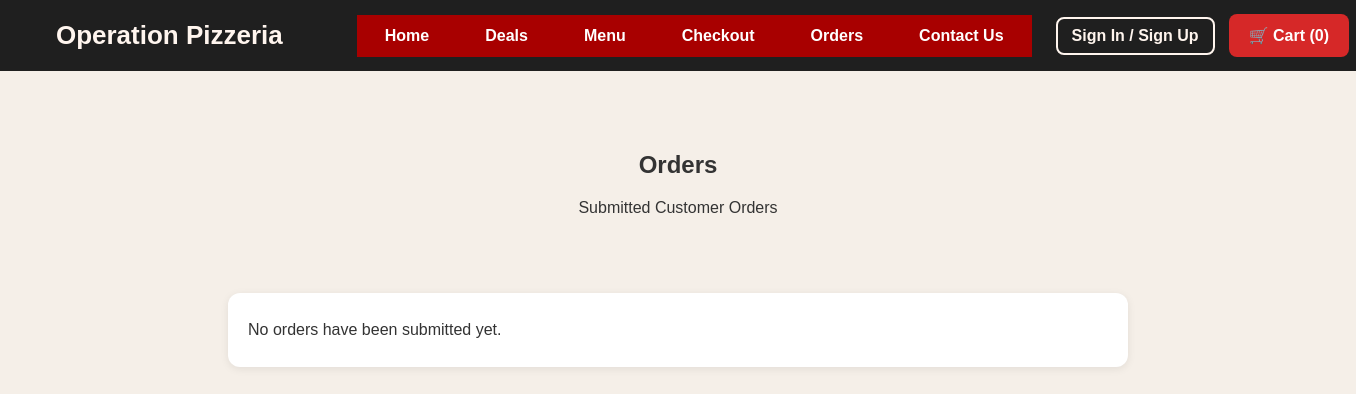
The page /orders on the database as committed earlier.
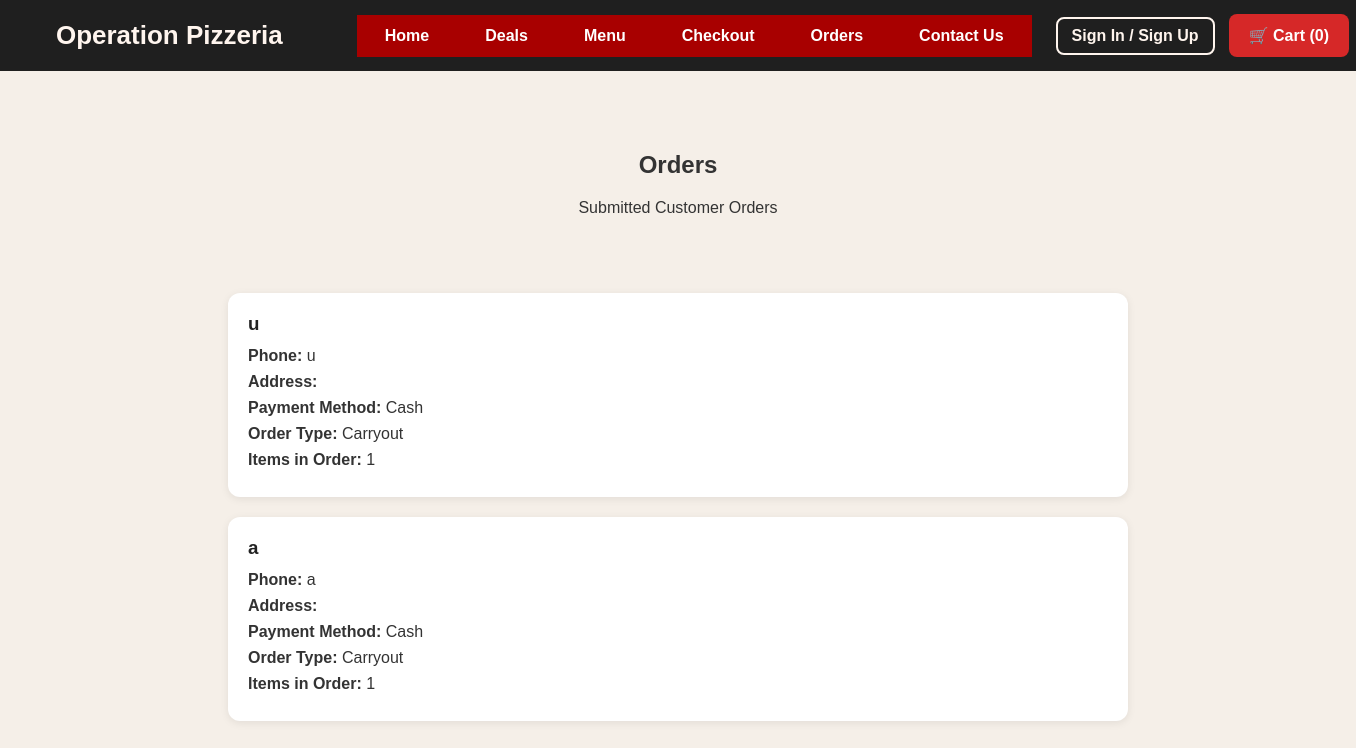
The same page on the database as committed later.
### tables this page shows
CREATE TABLE orders (
        order_id INTEGER PRIMARY KEY AUTOINCREMENT,
        customer_name TEXT NOT NULL,
        phone TEXT NOT NULL,
        pizza_type TEXT NOT NULL,
        pizza_size TEXT NOT NULL,
        quantity INTEGER NOT NULL,
        address TEXT NOT NULL,
        payment_method TEXT NOT NULL,
        order_type TEXT NOT NULL
    );

### app.py (the view)
@app.route("/orders")
def orders():
    conn = get_db_connection()
    orders = conn.execute("SELECT * FROM orders").fetchall()
    conn.close()
    return render_template(
        "orders.html",
        orders=orders,
        cart_count=get_cart_count()
    )

### app.py (called while the page is built, shortened)
def get_db_connection():
    conn = sqlite3.connect("pizzeria.db")
    conn.row_factory = sqlite3.Row
    return conn

@app.before_request
def load_logged_in_user():
    user_id = session.get("user_id")
    if user_id is None:
        g.user = None

def get_cart_count():
    cart = session.get("cart", [])
    return len(cart)

### templates/orders.html
{% extends "base.html" %}
{% block content %}
    <main class="hero">
        <h2>Orders</h2>
        <p>Submitted Customer Orders</p>
    </main>
    <section class="orders-list">
        {% if orders %}
            {% for order in orders %}
                <div class="order-card">
                    <h3>{{ order.customer_name }}</h3>
                    <p><strong>Phone:</strong> {{ order.phone }}</p>
                    <p><strong>Address:</strong> {{ order.address }}</p>
                    <p><strong>Payment Method:</strong> {{ order.payment_method|title }}</p>
                    <p><strong>Order Type:</strong> {{ order.order_type|title }}</p>
                    <p><strong>Items in Order:</strong> {{ order.quantity }}</p>
                </div>
            {% endfor %}
        {% else %}
            <div class="order-card">
                <p>No orders have been submitted yet.</p>
            </div>
        {% endif %}
    </section>
{% endblock %}

### templates/base.html (shortened to what this page needs)
<!DOCTYPE html>
<html lang="en">
<head>
    <link rel="stylesheet" href="{{ url_for('static', filename='style.css') }}">
</head>
<body>
<header class="top-header">
    <div class="container">
        <a href="/" class="logo">Operation Pizzeria</a>
        {% if not g.user or g.user["role"] != "admin" %}
        <nav class="main-nav">
            <a href="/">Home</a>
            <a href="/deals">Deals</a>
            <a href="/menu">Menu</a>
            <a href="/order">Checkout</a>
            <a href="/orders">Orders</a>
            <a href="/contact">Contact Us</a>
        </nav>
        {% endif %}
        <div class="nav-right">
            <div class="account-links">
    {% if g.user %}
        {% if g.user["role"] == "admin" %}
            <a href="{{ url_for('home') }}" class="auth-link">View Storefront</a>
            <a href="{{ url_for('admin_dashboard') }}" class="auth-link">Admin Dashboard</a>
        {% else %}
            <a href="{{ url_for('customer_dashboard') }}" class="auth-link">My Account</a>
        {% endif %}
        <a href="{{ url_for('logout') }}" class="auth-link logout">Logout</a>
    {% else %}
        <a href="{{ url_for('login') }}" class="auth-link">Sign In / Sign Up</a>
    {% endif %}
    {% if not g.user or g.user["role"] != "admin" %}
        <a href="{{ url_for('cart') }}" class="cart-button">
            🛒 Cart ({{ cart_count|default(0) }})
        </a>
    {% endif %}
</div>
        </div>
    </div>
</header>
{% block content %}{% endblock %}
</body>
</html>

### static/style.css (style rules this page uses)
body { font-family: Arial, sans-serif; margin: 0; background-color: #f5efe8; color: #333; }
html { overflow-y: scroll; }
.container { width: 96%; max-width: 1400px; margin: 0 auto; }
.top-header { background-color: #1f1f1f; padding: 14px 30px; }
.top-header .container { display: flex; align-items: center; justify-content: space-between; gap: 24px; flex-wrap: nowrap; }
.main-nav { display: flex; align-items: center; gap: 0; flex-wrap: nowrap; }
.logo { text-decoration: none; color: #fff5ee; font-size: 26px; font-weight: bold; white-space: nowrap; margin-right: 50px; transition: color 0.25s ease; }
.main-nav { display: flex; gap: 0; flex-wrap: nowrap; }
.main-nav a { background-color: #a80000; color: white; text-decoration: none; padding: 12px 28px; font-weight: bold; white-space: nowrap; }
.nav-right { display: flex; align-items: center; gap: 18px; margin-left: auto; flex-wrap: nowrap; }
.nav-right a { text-decoration: none; white-space: nowrap; transition: all 0.25s ease; }
.account-links { display: flex; align-items: center; gap: 14px; }
.auth-link { color: #fff5ee !important; background-color: transparent; border: 2px solid #fff5ee; border-radius: 8px; padding: 8px 14px; font-weight: 600; }
.cart-button { background-color: #e52b23; color: #ffffff !important; padding: 10px 18px; border-radius: 8px; font-weight: 700; }
.cart-button { background-color: #d62828; color: white; text-decoration: none; padding: 12px 20px; border-radius: 8px; font-weight: bold; }
.hero { text-align: center; padding: 60px 20px 30px; }
.orders-list { max-width: 900px; margin: 30px auto; padding: 0 20px; }
.order-card { background-color: white; padding: 20px; margin-bottom: 20px; border-radius: 12px; box-shadow: 0 2px 8px rgba(0, 0, 0, 0.08); }
.order-card h3 { margin-top: 0; margin-bottom: 12px; color: #222; }
.order-card p { margin: 8px 0; color: #333; font-size: 16px; }

Rows that differ between the two databases and show on the page:
added orders: customer_name "u", phone "u", payment_method "Cash", order_type "Carryout", quantity "1"
added orders: customer_name "a", phone "a", payment_method "Cash", order_type "Carryout", quantity "1"
Other text that changed with them:
text no longer shown: "No orders have been submitted yet."
